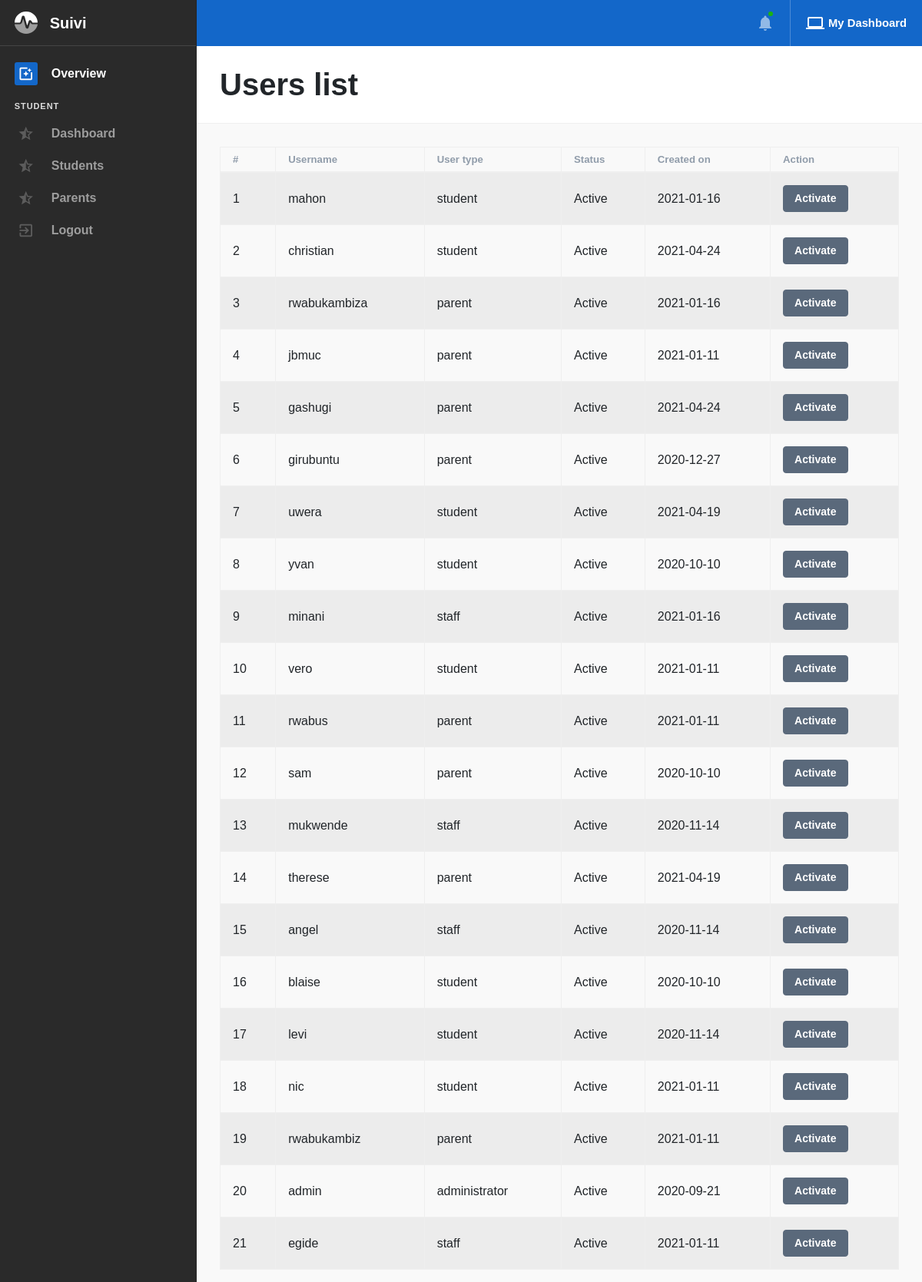
/user-list.php (signed in), run on the app's committed database.
### tables this page shows
CREATE TABLE `usertype` (
  `id` varchar(200) NOT NULL,
  `name` varchar(45) DEFAULT NULL,
  `created_on` date DEFAULT NULL,
  `deleted` char(45) DEFAULT NULL
);

CREATE TABLE `users` (
  `id` varchar(200) NOT NULL,
  `username` varchar(45) DEFAULT NULL,
  `password` varchar(45) DEFAULT NULL,
  `user_id` varchar(200) NOT NULL,
  `user_type_id` varchar(200) DEFAULT NULL,
  `status` varchar(20) NOT NULL,
  `created_on` date DEFAULT NULL,
  `deleted` char(45) DEFAULT NULL
);

### user-list.php (the view, shortened to what this page needs)
<!DOCTYPE html>
<html lang="en" dir="ltr">
<head>
    <link type="text/css" href="assets/vendor/perfect-scrollbar.css" rel="stylesheet">
    <link type="text/css" href="assets/css/app.css" rel="stylesheet">
    <link type="text/css" href="assets/css/app.rtl.css" rel="stylesheet">
    <link type="text/css" href="assets/css/vendor-material-icons.css" rel="stylesheet">
    <link type="text/css" href="assets/css/vendor-material-icons.rtl.css" rel="stylesheet">
    <link type="text/css" href="assets/css/vendor-fontawesome-free.css" rel="stylesheet">
    <link type="text/css" href="assets/css/vendor-fontawesome-free.rtl.css" rel="stylesheet">
    <link type="text/css" href="assets/css/vendor-ion-rangeslider.css" rel="stylesheet">
    <link type="text/css" href="assets/css/vendor-ion-rangeslider.rtl.css" rel="stylesheet">
    <link rel="stylesheet" href="https://cdnjs.cloudflare.com/ajax/libs/twitter-bootstrap/4.5.2/css/bootstrap.css">
    <link rel="stylesheet" href="https://cdn.datatables.net/1.10.22/css/dataTables.bootstrap4.min.css">
    <link type="text/css" href="assets/css/vendor-flatpickr.css" rel="stylesheet">
    <link type="text/css" href="assets/css/vendor-flatpickr.rtl.css" rel="stylesheet">
    <link type="text/css" href="assets/css/vendor-flatpickr-airbnb.css" rel="stylesheet">
    <link type="text/css" href="assets/css/vendor-flatpickr-airbnb.rtl.css" rel="stylesheet">
    <link type="text/css" href="assets/vendor/jqvmap/jqvmap.min.css" rel="stylesheet">
</head>
<body class="layout-default">
    <div class="mdk-drawer-layout js-mdk-drawer-layout" data-push data-responsive-width="992px" data-fullbleed>
        <div class="mdk-drawer-layout__content">
            <?php include('includes/header.php'); ?>
            <div class="mdk-header-layout__content mdk-header-layout__content--fullbleed mdk-header-layout__content--scrollable page"
                style="padding-top: 60px;">
                <div class="page__heading">
                    <div class="container-fluid page__container">
                        <div class="row">
                            <div class="col col-md-6"><h1 class="mb-0">Users list</h1></div>
                        </div>
                    </div>
                </div>
                <div class="bg-white border-bottom mb-3">
                </div>
                <div class="container-fluid page__container">
                    <div class="tab-content">
                        <div class="tab-pane active show fade" id="activity_all">
                            <table id="example" class="table table-striped table-bordered" style="width:100%">
                                        <thead>
                                            <tr>
                                                <th>#</th>
                                                <th>Username</th>
                                                <th>User type</th>
                                                <th>Status</th>
                                                <th>Created on</th>
                                                <th>Action</th>
                                            </tr>
                                        </thead>
                                        <tbody>
                                        <?php
                                            $no=0;
											$query = "SELECT * FROM users WHERE deleted != 'yes'";
											$query = $conn->query($query);
												while($row = $query->fetch_assoc()){
                                                    $no++;
                                                    $userTypeId = $row['user_type_id'];
                                                    $queryUser = "SELECT * FROM usertype WHERE id='$userTypeId' AND deleted != 'yes'";
                                                    $queryUser = $conn->query($queryUser);
                                                        while($rowUser = $queryUser->fetch_assoc()){
										?>
                                            <tr>
                                                <td><?php echo $no; ?></td>
                                                <td><?php echo $row['username']; ?></td>
                                                <td><?php echo $rowUser['name']; ?></td>
                                                <td><?php echo $row['status']; ?></td>
                                                <td><?php echo $row['created_on']; ?></td>
                                                <td><Button class="btn btn-secondary">Activate</Button></td>
                                            </tr>
                                            <?php }} ?>
                                        </tbody>
                                    </table>
                        </div>
                    </div>
                </div>
            </div>
        </div>
    </div>
    <?php include('includes/left-bar.php'); ?>
    </div>
</body>
</html>

### data on the page
users: username "mahon", status "Active", created_on "2021-01-16"
usertype: name "student"
users: username "christian", status "Active", created_on "2021-04-24"
users: username "rwabukambiza", status "Active", created_on "2021-01-16"
usertype: name "parent"
users: username "jbmuc", status "Active", created_on "2021-01-11"
users: username "gashugi", status "Active", created_on "2021-04-24"
users: username "girubuntu", status "Active", created_on "2020-12-27"
users: username "uwera", status "Active", created_on "2021-04-19"
users: username "yvan", status "Active", created_on "2020-10-10"
users: username "minani", status "Active", created_on "2021-01-16"
usertype: name "staff"
users: username "vero", status "Active", created_on "2021-01-11"
users: username "rwabus", status "Active", created_on "2021-01-11"
users: username "sam", status "Active", created_on "2020-10-10"
users: username "mukwende", status "Active", created_on "2020-11-14"
users: username "therese", status "Active", created_on "2021-04-19"
users: username "angel", status "Active", created_on "2020-11-14"
users: username "blaise", status "Active", created_on "2020-10-10"
users: username "levi", status "Active", created_on "2020-11-14"
users: username "nic", status "Active", created_on "2021-01-11"
users: username "rwabukambiz", status "Active", created_on "2021-01-11"
users: username "admin", status "Active", created_on "2020-09-21"
usertype: name "administrator"
users: username "egide", status "Active", created_on "2021-01-11"
